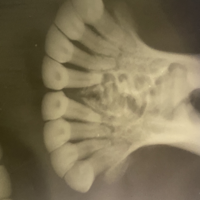
%> input picture DATASET/6.png, 200 x 200 px
$ octave matchImageStart.m   (GNU Octave 9; MATLAB toolbox functions it lacks are replaced by stand-ins)
%> lines starting %> are read from the running program, lines starting %| are printed output that depends on the picture
%% Load two original and grayscsle image to match
AMsampleFrame1 = imread('6.png');
%> AMsampleFrame1 is the input picture: size 200x200x3 uint8; mean R, G, B 124.9, 113.1, 84.1
grayAMSampleFrame1 = rgb2gray(AMsampleFrame1);
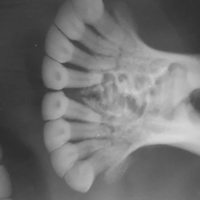
%> grayAMSampleFrame1: size 200x200 uint8; min 44, max 216, mean 113.3
PMsampleFrame1 = imread('16.png');
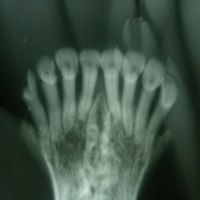
%> input picture DATASET/16.png, 200 x 200 px
%> PMsampleFrame1 is the input picture: size 200x200x3 uint8; mean R, G, B 62.6, 81.5, 68.7
grayPMSampleFrame1 = rgb2gray(PMsampleFrame1);

AMsampleFrame2 = imread('47.png');
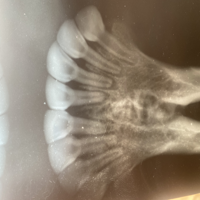
%> input picture DATASET/47.png, 200 x 200 px
%> AMsampleFrame2 is the input picture: size 200x200x3 uint8; mean R, G, B 145.2, 131.6, 114.5
grayAMSampleFrame2 = rgb2gray(AMsampleFrame2);
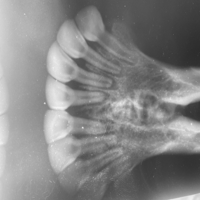
%> grayAMSampleFrame2: size 200x200 uint8; min 44, max 243, mean 133.7
PMsampleFrame2 = imread('21.png');
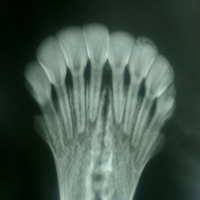
%> input picture DATASET/21.png, 200 x 200 px
%> PMsampleFrame2 is the input picture: size 200x200x3 uint8; mean R, G, B 67.2, 85.3, 74.7
grayPMSampleFrame2 = rgb2gray(PMsampleFrame2);

figure
subplot(2,2,1)
imshow(AMsampleFrame2)
title('Original Ante mortem')

subplot(2,2,2)
imshow(PMsampleFrame2)
title('post mortem X-ray photo')

subplot(2,2,3)
imshow(grayAMSampleFrame2)
title('Grayscale Ante mortem')

subplot(2,2,4)
imshow(grayPMSampleFrame2)
title('Grayscale post mortem')

%% Detect features using MinEigen Algorithm
%> (the run ends here)
